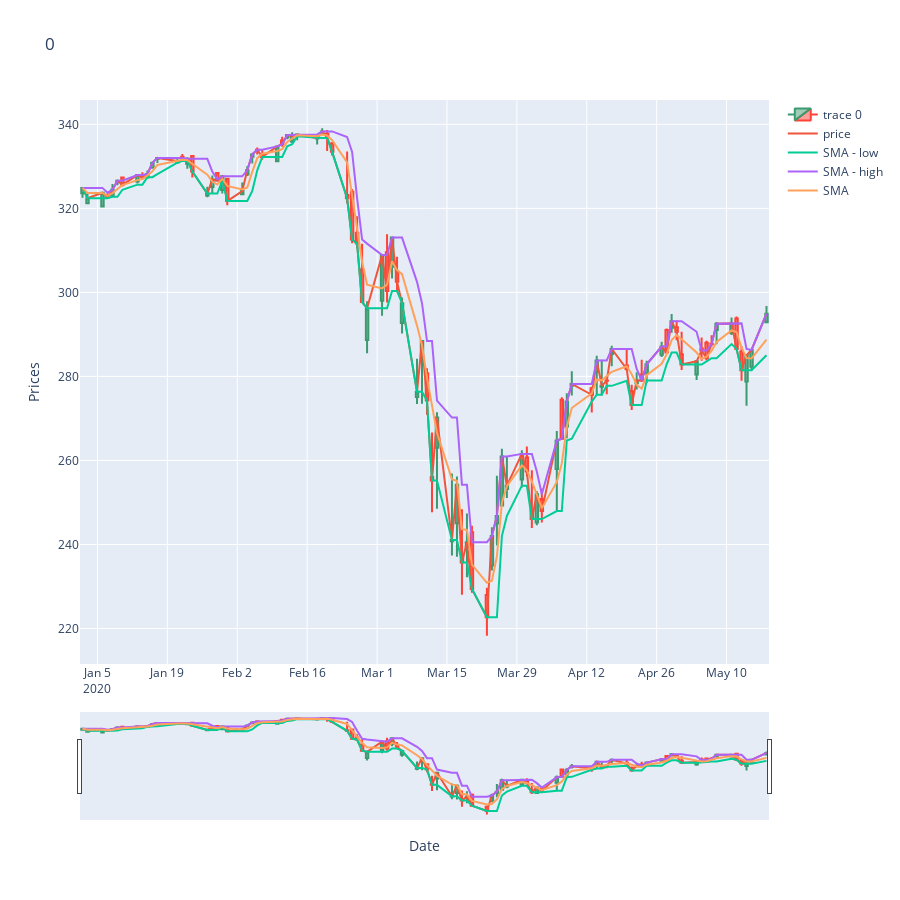

Source (notebook cell):
### Code cell
fig = make_subplots()
# include candlestick with rangeselector
fig.add_trace(go.Candlestick(x=df['timestamp'], open=df['open'], high=df['high'], low=df['low'], close=df['close']))
fig.add_trace(go.Scatter(x=df['timestamp'],y=df['close'], name = 'price', mode = 'lines'))
fig.add_trace(go.Scatter(x=df['timestamp'],y=df['3_SMA_l'], name = 'SMA - low', mode = 'lines'))
fig.add_trace(go.Scatter(x=df['timestamp'],y=df['3_SMA_h'], name = 'SMA - high', mode = 'lines'))
fig.add_trace(go.Scatter(x=df['timestamp'],y=df['3_SMA'], name = 'SMA', mode = 'lines'))
fig.update_layout(title= stock,
                      width=900, height=900,
                      xaxis_title='Date',
                      yaxis_title='Prices')
fig.show()
